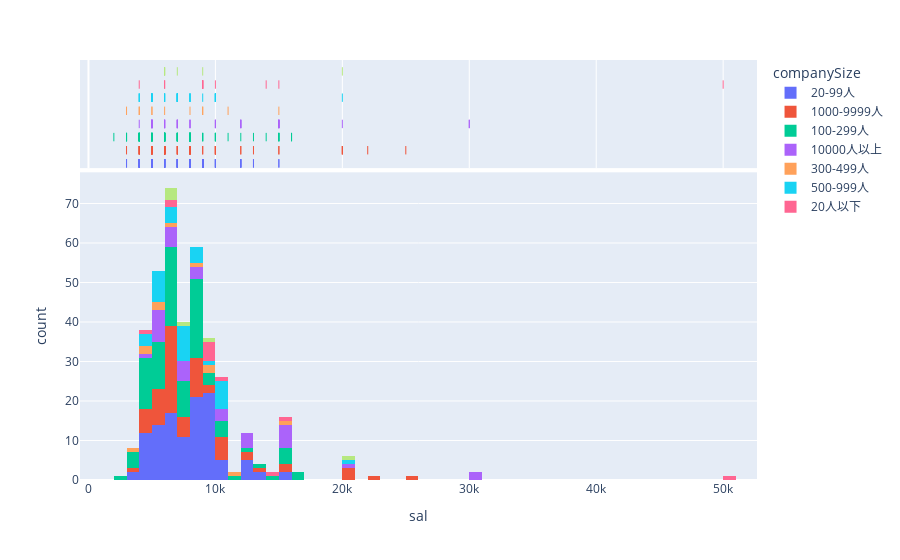

Notebook source saved alongside this figure:
### Code cell
ep.histogram(data, x='sal', color='companySize', marginal="rug",)

### Figure 1 — Plotly figure (JSON) as saved in the notebook; plotly's stock layout.template omitted (floating-point values rounded to 4 significant figures)
{"data": [{"alignmentgroup": "True", "bingroup": "x", "hovertemplate": "companySize=20-99人<br>sal=%{x}<br>count=%{y}<extra></extra>", "legendgroup": "20-99人", "marker": {"color": "#636efa", "pattern": {"shape": ""}}, "name": "20-99人", "offsetgroup": "20-99人", "orientation": "v", "showlegend": true, "type": "histogram", "x": [8000, 8000, 8000, 10000, 12000, null, 15000, 13000, null, 4000, null, 7000, 7000, 13000, 6000, 7000, 4000, 7000, 8000, 12000, 10000, 6000, 7000, 6000, 4000, 6000, 7000, 4000, 4000, null, 12000, 3000, 4000, 6000, 5000, 10000, 4000, 9000, 5000, 9000, 9000, 6000, 4000, 15000, 8000, 8000, 8000, 8000, 8000, 8000, 8000, 8000, 5000, 7000, 8000, 5000, 7000, 9000, 6000, 6000, 7000, 6000, 6000, 6000, 6000, 5000, 4000, 4000, 5000, 7000, 6000, 10000, 9000, 9000, 12000, 5000, 9000, 9000, 9000, 6000, 9000, 5000, 8000, 8000, 9000, 9000, 9000, 5000, 9000, 9000, 9000, 9000, 5000, 6000, 6000, 8000, 8000, 5000, 5000, 12000, 9000, 9000, 9000, 8000, 9000, 9000, 3000, 8000, 4000, 7000, 10000, 6000, 8000, 5000, null, 5000, 4000, 8000], "xaxis": "x", "yaxis": "y"}, {"alignmentgroup": "True", "boxpoints": "all", "fillcolor": "rgba(255,255,255,0)", "hoveron": "points", "hovertemplate": "companySize=20-99人<br>sal=%{x}<extra></extra>", "jitter": 0, "legendgroup": "20-99人", "line": {"color": "rgba(255,255,255,0)"}, "marker": {"color": "#636efa", "symbol": "line-ns-open"}, "name": "20-99人", "offsetgroup": "20-99人", "showlegend": false, "type": "box", "x": [8000, 8000, 8000, 10000, 12000, null, 15000, 13000, null, 4000, null, 7000, 7000, 13000, 6000, 7000, 4000, 7000, 8000, 12000, 10000, 6000, 7000, 6000, 4000, 6000, 7000, 4000, 4000, null, 12000, 3000, 4000, 6000, 5000, 10000, 4000, 9000, 5000, 9000, 9000, 6000, 4000, 15000, 8000, 8000, 8000, 8000, 8000, 8000, 8000, 8000, 5000, 7000, 8000, 5000, 7000, 9000, 6000, 6000, 7000, 6000, 6000, 6000, 6000, 5000, 4000, 4000, 5000, 7000, 6000, 10000, 9000, 9000, 12000, 5000, 9000, 9000, 9000, 6000, 9000, 5000, 8000, 8000, 9000, 9000, 9000, 5000, 9000, 9000, 9000, 9000, 5000, 6000, 6000, 8000, 8000, 5000, 5000, 12000, 9000, 9000, 9000, 8000, 9000, 9000, 3000, 8000, 4000, 7000, 10000, 6000, 8000, 5000, null, 5000, 4000, 8000], "xaxis": "x2", "yaxis": "y2"}, {"alignmentgroup": "True", "bingroup": "x", "hovertemplate": "companySize=1000-9999人<br>sal=%{x}<br>count=%{y}<extra></extra>", "legendgroup": "1000-9999人", "marker": {"color": "#EF553B", "pattern": {"shape": ""}}, "name": "1000-9999人", "offsetgroup": "1000-9999人", "orientation": "v", "showlegend": true, "type": "histogram", "x": [25000, 8000, 5000, 8000, 10000, 12000, 10000, null, 8000, 4000, null, 10000, 10000, 22000, 6000, 8000, 6000, 6000, 5000, 5000, 4000, 4000, 4000, 9000, 20000, 7000, 4000, 20000, null, 6000, 15000, 15000, 10000, 8000, 6000, 6000, 6000, 6000, 5000, 7000, 8000, 13000, 6000, 6000, 6000, 6000, 6000, 6000, 12000, 5000, 7000, 6000, 10000, 20000, 6000, 6000, 5000, null, 5000, 6000, 9000, null, 6000, 3000, 5000, 8000, 8000, 7000, 6000, 7000, 5000, 8000, 8000, null, 6000, 6000, 4000], "xaxis": "x", "yaxis": "y"}, {"alignmentgroup": "True", "boxpoints": "all", "fillcolor": "rgba(255,255,255,0)", "hoveron": "points", "hovertemplate": "companySize=1000-9999人<br>sal=%{x}<extra></extra>", "jitter": 0, "legendgroup": "1000-9999人", "line": {"color": "rgba(255,255,255,0)"}, "marker": {"color": "#EF553B", "symbol": "line-ns-open"}, "name": "1000-9999人", "offsetgroup": "1000-9999人", "showlegend": false, "type": "box", "x": [25000, 8000, 5000, 8000, 10000, 12000, 10000, null, 8000, 4000, null, 10000, 10000, 22000, 6000, 8000, 6000, 6000, 5000, 5000, 4000, 4000, 4000, 9000, 20000, 7000, 4000, 20000, null, 6000, 15000, 15000, 10000, 8000, 6000, 6000, 6000, 6000, 5000, 7000, 8000, 13000, 6000, 6000, 6000, 6000, 6000, 6000, 12000, 5000, 7000, 6000, 10000, 20000, 6000, 6000, 5000, null, 5000, 6000, 9000, null, 6000, 3000, 5000, 8000, 8000, 7000, 6000, 7000, 5000, 8000, 8000, null, 6000, 6000, 4000], "xaxis": "x2", "yaxis": "y2"}, {"alignmentgroup": "True", "bingroup": "x", "hovertemplate": "companySize=100-299人<br>sal=%{x}<br>count=%{y}<extra></extra>", "legendgroup": "100-299人", "marker": {"color": "#00cc96", "pattern": {"shape": ""}}, "name": "100-299人", "offsetgroup": "100-299人", "orientation": "v", "showlegend": true, "type": "histogram", "x": [15000, null, null, 12000, 8000, 8000, 6000, 8000, 8000, 9000, 8000, 8000, 8000, 8000, 16000, 5000, 6000, 7000, 6000, 9000, 5000, 15000, 5000, 14000, 13000, 10000, 15000, 6000, 2000, 8000, 4000, 6000, 5000, 4000, 4000, 7000, 6000, null, null, 6000, 9000, 6000, 5000, 4000, 6000, 5000, 6000, 4000, 10000, 3000, 4000, 16000, 8000, 4000, 8000, 5000, 6000, 4000, 6000, 5000, 6000, 7000, 5000, 7000, 6000, 5000, 8000, 15000, 10000, 8000, 10000, 5000, 6000, 5000, 11000, 7000, 8000, 4000, 6000, 6000, 8000, 8000, 7000, 7000, 7000, 8000, 7000, 8000, 6000, 8000, 6000, 4000, 3000, 4000, 3000, 4000, 3000, 8000, 4000, 6000], "xaxis": "x", "yaxis": "y"}, {"alignmentgroup": "True", "boxpoints": "all", "fillcolor": "rgba(255,255,255,0)", "hoveron": "points", "hovertemplate": "companySize=100-299人<br>sal=%{x}<extra></extra>", "jitter": 0, "legendgroup": "100-299人", "line": {"color": "rgba(255,255,255,0)"}, "marker": {"color": "#00cc96", "symbol": "line-ns-open"}, "name": "100-299人", "offsetgroup": "100-299人", "showlegend": false, "type": "box", "x": [15000, null, null, 12000, 8000, 8000, 6000, 8000, 8000, 9000, 8000, 8000, 8000, 8000, 16000, 5000, 6000, 7000, 6000, 9000, 5000, 15000, 5000, 14000, 13000, 10000, 15000, 6000, 2000, 8000, 4000, 6000, 5000, 4000, 4000, 7000, 6000, null, null, 6000, 9000, 6000, 5000, 4000, 6000, 5000, 6000, 4000, 10000, 3000, 4000, 16000, 8000, 4000, 8000, 5000, 6000, 4000, 6000, 5000, 6000, 7000, 5000, 7000, 6000, 5000, 8000, 15000, 10000, 8000, 10000, 5000, 6000, 5000, 11000, 7000, 8000, 4000, 6000, 6000, 8000, 8000, 7000, 7000, 7000, 8000, 7000, 8000, 6000, 8000, 6000, 4000, 3000, 4000, 3000, 4000, 3000, 8000, 4000, 6000], "xaxis": "x2", "yaxis": "y2"}, {"alignmentgroup": "True", "bingroup": "x", "hovertemplate": "companySize=10000人以上<br>sal=%{x}<br>count=%{y}<extra></extra>", "legendgroup": "10000人以上", "marker": {"color": "#ab63fa", "pattern": {"shape": ""}}, "name": "10000人以上", "offsetgroup": "10000人以上", "orientation": "v", "showlegend": true, "type": "histogram", "x": [30000, 6000, 8000, 6000, 15000, 15000, 15000, 15000, 10000, 15000, null, null, 7000, 4000, 7000, 5000, 5000, 5000, 7000, 5000, 15000, 10000, 5000, null, 8000, null, 12000, 12000, 20000, 8000, null, 5000, 12000, 6000, null, 6000, 5000, 5000, 12000, 10000, null, 30000, 6000, 7000, 7000], "xaxis": "x", "yaxis": "y"}, {"alignmentgroup": "True", "boxpoints": "all", "fillcolor": "rgba(255,255,255,0)", "hoveron": "points", "hovertemplate": "companySize=10000人以上<br>sal=%{x}<extra></extra>", "jitter": 0, "legendgroup": "10000人以上", "line": {"color": "rgba(255,255,255,0)"}, "marker": {"color": "#ab63fa", "symbol": "line-ns-open"}, "name": "10000人以上", "offsetgroup": "10000人以上", "showlegend": false, "type": "box", "x": [30000, 6000, 8000, 6000, 15000, 15000, 15000, 15000, 10000, 15000, null, null, 7000, 4000, 7000, 5000, 5000, 5000, 7000, 5000, 15000, 10000, 5000, null, 8000, null, 12000, 12000, 20000, 8000, null, 5000, 12000, 6000, null, 6000, 5000, 5000, 12000, 10000, null, 30000, 6000, 7000, 7000], "xaxis": "x2", "yaxis": "y2"}, {"alignmentgroup": "True", "bingroup": "x", "hovertemplate": "companySize=300-499人<br>sal=%{x}<br>count=%{y}<extra></extra>", "legendgroup": "300-499人", "marker": {"color": "#FFA15A", "pattern": {"shape": ""}}, "name": "300-499人", "offsetgroup": "300-499人", "orientation": "v", "showlegend": true, "type": "histogram", "x": [8000, 5000, 4000, 3000, 5000, 11000, 9000, 9000, 15000, 6000, 4000], "xaxis": "x", "yaxis": "y"}, {"alignmentgroup": "True", "boxpoints": "all", "fillcolor": "rgba(255,255,255,0)", "hoveron": "points", "hovertemplate": "companySize=300-499人<br>sal=%{x}<extra></extra>", "jitter": 0, "legendgroup": "300-499人", "line": {"color": "rgba(255,255,255,0)"}, "marker": {"color": "#FFA15A", "symbol": "line-ns-open"}, "name": "300-499人", "offsetgroup": "300-499人", "showlegend": false, "type": "box", "x": [8000, 5000, 4000, 3000, 5000, 11000, 9000, 9000, 15000, 6000, 4000], "xaxis": "x2", "yaxis": "y2"}, {"alignmentgroup": "True", "bingroup": "x", "hovertemplate": "companySize=500-999人<br>sal=%{x}<br>count=%{y}<extra></extra>", "legendgroup": "500-999人", "marker": {"color": "#19d3f3", "pattern": {"shape": ""}}, "name": "500-999人", "offsetgroup": "500-999人", "orientation": "v", "showlegend": true, "type": "histogram", "x": [8000, 6000, 8000, 4000, 10000, 9000, 10000, 10000, 4000, 8000, 7000, 5000, null, 8000, 5000, 10000, 5000, 5000, 10000, 5000, 7000, 7000, 7000, 6000, 7000, 7000, 7000, 6000, 4000, 7000, 5000, 6000, 5000, 20000, 5000, 10000, 10000, 7000], "xaxis": "x", "yaxis": "y"}, {"alignmentgroup": "True", "boxpoints": "all", "fillcolor": "rgba(255,255,255,0)", "hoveron": "points", "hovertemplate": "companySize=500-999人<br>sal=%{x}<extra></extra>", "jitter": 0, "legendgroup": "500-999人", "line": {"color": "rgba(255,255,255,0)"}, "marker": {"color": "#19d3f3", "symbol": "line-ns-open"}, "name": "500-999人", "offsetgroup": "500-999人", "showlegend": false, "type": "box", "x": [8000, 6000, 8000, 4000, 10000, 9000, 10000, 10000, 4000, 8000, 7000, 5000, null, 8000, 5000, 10000, 5000, 5000, 10000, 5000, 7000, 7000, 7000, 6000, 7000, 7000, 7000, 6000, 4000, 7000, 5000, 6000, 5000, 20000, 5000, 10000, 10000, 7000], "xaxis": "x2", "yaxis": "y2"}, {"alignmentgroup": "True", "bingroup": "x", "hovertemplate": "companySize=20人以下<br>sal=%{x}<br>count=%{y}<extra></extra>", "legendgroup": "20人以下", "marker": {"color": "#FF6692", "pattern": {"shape": ""}}, "name": "20人以下", "offsetgroup": "20人以下", "orientation": "v", "showlegend": true, "type": "histogram", "x": [14000, 15000, 4000, 6000, 50000, 6000, 9000, 9000, 9000, null, 9000, 9000, 10000], "xaxis": "x", "yaxis": "y"}, {"alignmentgroup": "True", "boxpoints": "all", "fillcolor": "rgba(255,255,255,0)", "hoveron": "points", "hovertemplate": "companySize=20人以下<br>sal=%{x}<extra></extra>", "jitter": 0, "legendgroup": "20人以下", "line": {"color": "rgba(255,255,255,0)"}, "marker": {"color": "#FF6692", "symbol": "line-ns-open"}, "name": "20人以下", "offsetgroup": "20人以下", "showlegend": false, "type": "box", "x": [14000, 15000, 4000, 6000, 50000, 6000, 9000, 9000, 9000, null, 9000, 9000, 10000], "xaxis": "x2", "yaxis": "y2"}, {"alignmentgroup": "True", "bingroup": "x", "hovertemplate": "companySize=<br>sal=%{x}<br>count=%{y}<extra></extra>", "legendgroup": "", "marker": {"color": "#B6E880", "pattern": {"shape": ""}}, "name": "", "offsetgroup": "", "orientation": "v", "showlegend": false, "type": "histogram", "x": [9000, 6000, 7000, 6000, null, 20000, null, 6000], "xaxis": "x", "yaxis": "y"}, {"alignmentgroup": "True", "boxpoints": "all", "fillcolor": "rgba(255,255,255,0)", "hoveron": "points", "hovertemplate": "companySize=<br>sal=%{x}<extra></extra>", "jitter": 0, "legendgroup": "", "line": {"color": "rgba(255,255,255,0)"}, "marker": {"color": "#B6E880", "symbol": "line-ns-open"}, "name": "", "offsetgroup": "", "showlegend": false, "type": "box", "x": [9000, 6000, 7000, 6000, null, 20000, null, 6000], "xaxis": "x2", "yaxis": "y2"}], "layout": {"barmode": "relative", "legend": {"title": {"text": "companySize"}, "tracegroupgap": 0}, "margin": {"t": 60}, "xaxis": {"anchor": "y", "domain": [0, 1], "title": {"text": "sal"}}, "xaxis2": {"anchor": "y2", "domain": [0, 1], "matches": "x", "showgrid": true, "showticklabels": false}, "yaxis": {"anchor": "x", "domain": [0, 0.7326], "title": {"text": "count"}}, "yaxis2": {"anchor": "x2", "domain": [0.7426, 1], "matches": "y2", "showgrid": false, "showline": false, "showticklabels": false, "ticks": ""}}}
